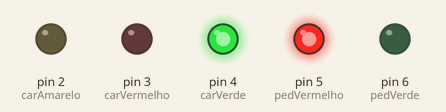
Bench run of a sketch on a simulated Arduino Uno, built with avr-gcc and run on an emulated ATmega328P. Shown: output pins drawn as LEDs (lit = HIGH).

Above: at 0.7 s.
At 2.3 s:
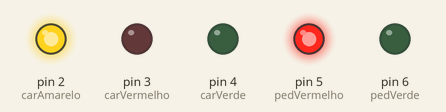
At 4.37 s:
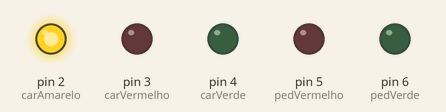
At 6.8 s:
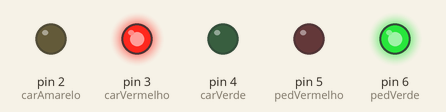
At 10.37 s:
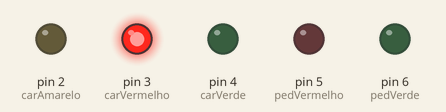
Timing chart, 0 to 13.7 s (numbered marks = the images above):
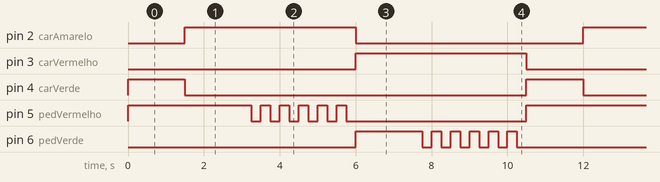

The sketch:

SemaforoArduino.ino
```cpp
int carVermelho = 3; //Número da porta
int carAmarelo = 2; //Número da porta
int carVerde = 4; //Número da porta

int pedVermelho = 5; //Número da porta
int pedVerde = 6; //Número da porta


void setup() {
  pinMode(carVerde, OUTPUT); //Recebe informação
  pinMode(carAmarelo, OUTPUT); //Recebe informação
  pinMode(carVermelho, OUTPUT); //Recebe informação


  pinMode(pedVerde, OUTPUT); //Recebe informação
  pinMode(pedVermelho, OUTPUT); //Recebe informação

}

void loop() {

  //PEDESTRE - VERMELHO --------------------------------------------
  digitalWrite(pedVermelho, LOW); //Estado desligado
  digitalWrite(pedVermelho, HIGH); //Estado ligado

  //CARROS---------------------------------------------
  digitalWrite(carVerde, HIGH); //Estado ligado
  delay(1500); //Atraso de 1 segundo
  digitalWrite(carVerde, LOW); //Estado desligado

  digitalWrite(carAmarelo, HIGH); //Estado ligado
  delay(1500); //Atraso de 1 segundo

  for(int i= 1; i<7; i++){
    digitalWrite(pedVermelho, HIGH); //Estado ligado
    delay(250); //Atraso de 1 segundo
    digitalWrite(pedVermelho, LOW); //Estado ligado
    delay(250); //Atraso de 1 segundo
  }

  digitalWrite(carAmarelo, LOW); //Estado desligado

  digitalWrite(carVermelho, HIGH); //Estado ligado
  digitalWrite(pedVerde, HIGH); //Estado ligado
  delay(1500); //Atraso de 1 segundo

  for(int i= 1; i<7; i++){
    digitalWrite(pedVerde, HIGH); //Estado ligado
    delay(250); //Atraso de 1 segundo
    digitalWrite(pedVerde, LOW); //Estado ligado
    delay(250); //Atraso de 1 segundo
  }
  digitalWrite(carVermelho, LOW); //Estado desligado
  digitalWrite(pedVerde, LOW); //Estado desligado


  //PEDESTRES--------------------------------------------


}
```

Measured:
- by itself, pin 2 (carAmarelo), pin 3 (carVermelho): alternates HIGH for 4.5 s and LOW for 6.0 s
- by itself, pin 4 (carVerde): alternates HIGH for 1.5 s and LOW for 9.0 s
- by itself, pin 5 (pedVermelho): repeats every 10.5 s: 5 × (LOW 0.25 s, HIGH 0.25 s), LOW 4.8 s, HIGH 3.3 s
- by itself, pin 6 (pedVerde): repeats every 10.5 s: 5 × (LOW 0.25 s, HIGH 0.25 s), LOW 6.3 s, HIGH 1.8 s
